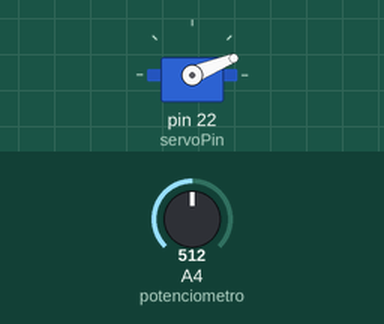
This sketch was run on a simulated Arduino Mega 2560, built with avr-gcc and run on an emulated ATmega2560. Shown: servo. Inputs (shaded band) come from the test bench; at power-on: A4 (potenciometro) = 512. What the sketch prints to the serial monitor is not drawn.

Above: at 1.2 s.
1.3 s: A4 (potenciometro) set to 122
At 2.0 s:
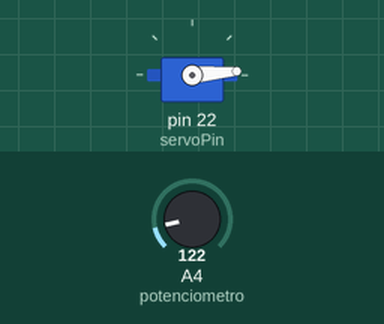
2.8 s: A4 (potenciometro) set to 1023
At 3.2 s:
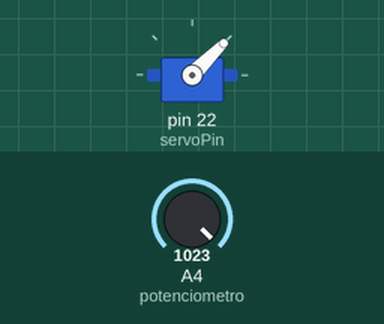
4.3 s: A4 (potenciometro) set to 511
At 5.5 s:
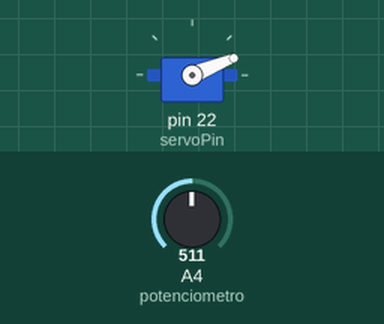
Timing chart, 0 to 7.3 s (numbered marks = the images above; inputs shaded):
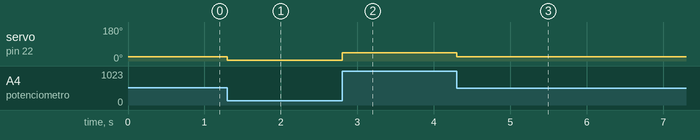

The sketch:

P2A2-_Servomotor.ino
```cpp
#include <Servo.h> // Incluye la biblioteca Servo para controlar el servo motor

#define servoPin  22      // Definición del pin al que está conectado el servo motor
#define potenciometro  4   // Definición del pin analógico al que está conectado el potenciómetro
Servo miServo;            // Creación de un objeto Servo llamado "miServo"

void setup() {
    Serial.begin(115200); // Inicializa la comunicación serial a 115200 baudios
    miServo.attach(servoPin); // Asocia el objeto Servo con el pin del servo motor
}

void loop() {
    // Lee el valor analógico del potenciómetro y mapea el valor a un ángulo entre 0 y 180 grados
    int anguloServoMotor = map(analogRead(potenciometro), 0, 4065, 0, 180);

    // Controla el servo motor para moverlo al ángulo calculado
    miServo.write(anguloServoMotor);

    // Imprime el valor leído del potenciómetro y el ángulo del servo motor en la comunicación serial
    Serial.print("ADC =");
    Serial.print(analogRead(potenciometro));
    Serial.print(" bits ----- Theta =");
    Serial.print(anguloServoMotor);
    Serial.println(" ° ");
}
```

Measured:
- after the input at 1.3 s, servo on pin 22 (servoPin): 22° → 5° at once
- after the input at 2.8 s, servo on pin 22 (servoPin): 5° → 45° at once
- after the input at 4.3 s, servo on pin 22 (servoPin): 45° → 22° at once
